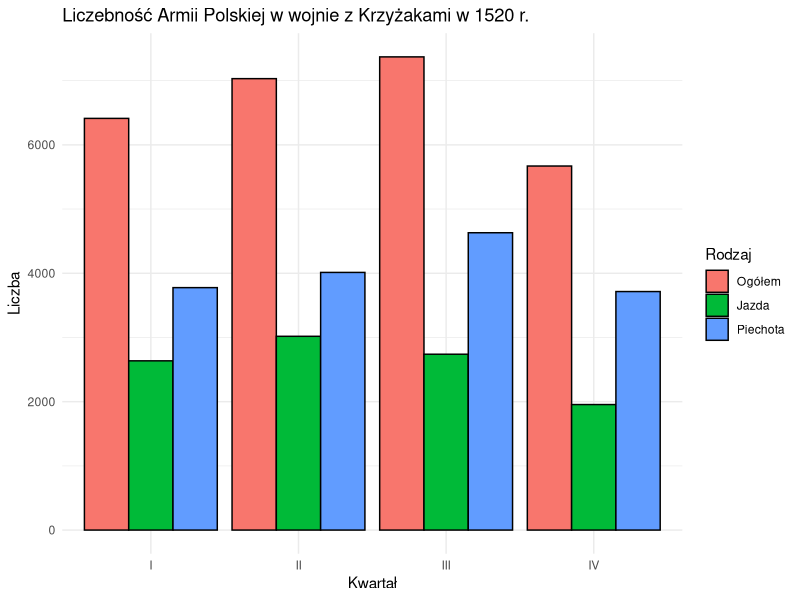
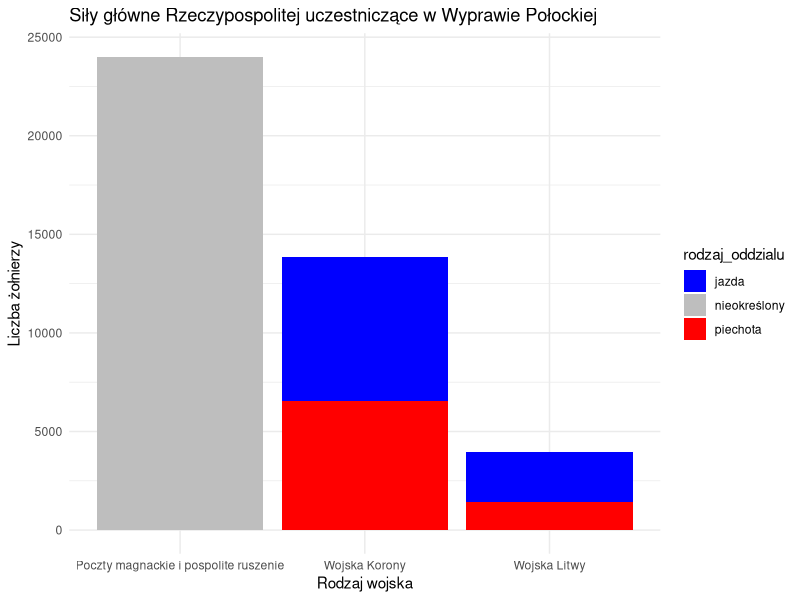
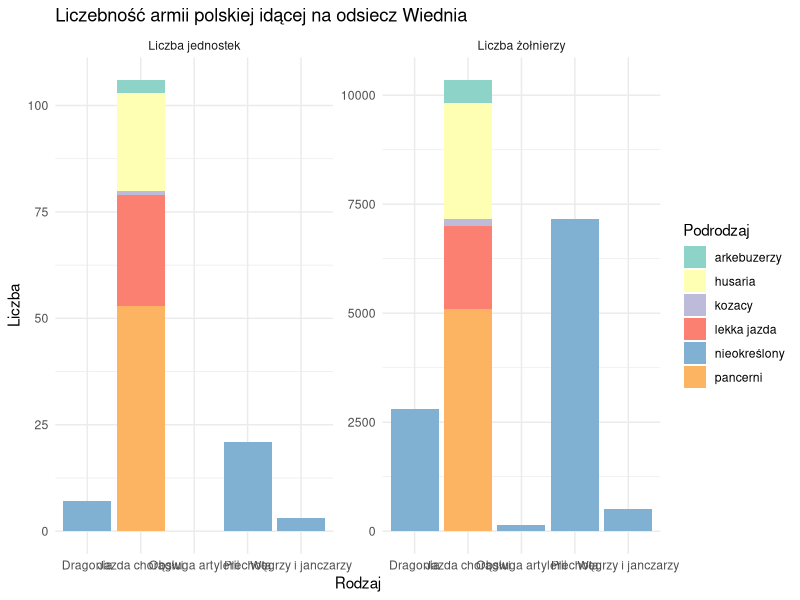

Write the R code that produced these figures, in order.
library(ggplot2)
library(reshape2)
library(tidyr)

# ------------------------------------------------------------------------------
# KRZYŻACY
# ------------------------------------------------------------------------------
df <- read.table("./data/krzyzacy.txt", header = TRUE, sep = ';', colClasses = c("character", "numeric", "numeric", "numeric"))
head(df)

melted_df <- melt(df, id.vars = "Kwartały", variable.name = "Rodzaj", value.name = "Liczba")
head(melted_df)

ggplot(melted_df, aes(x = Kwartały, y = Liczba, fill = Rodzaj)) +
  geom_bar(stat = "identity", position = "dodge", color = "black") +
  labs(title = "Liczebność Armii Polskiej w wojnie z Krzyżakami w 1520 r. ",
       x = "Kwartał",
       y = "Liczba",
       fill = "Rodzaj") +
  theme_minimal()

# ------------------------------------------------------------------------------
# WYPRAWA POŁOCKA
# ------------------------------------------------------------------------------
df <- read.table("./data/wyprawa_polocka.txt", header = TRUE, sep = ";", colClasses = c("character", "character", "numeric"))
head(df)

df <- df %>%
  fill("rodzaj.wojska") %>%
  spread(key = "rodzaj.oddziału", value = "liczba", fill = 0)

df <- tidyr::pivot_longer(df, cols = -rodzaj.wojska, names_to = "rodzaj_oddzialu", values_to = "liczba")
head(df)

ggplot(df, aes(x = rodzaj.wojska, y = liczba, fill = rodzaj_oddzialu)) +
  geom_bar(stat = "identity") +
  labs(title = "Siły główne Rzeczypospolitej uczestniczące w Wyprawie Połockiej",
       x = "Rodzaj wojska",
       y = "Liczba żołnierzy") +
  scale_fill_manual(values = c("jazda" = "blue", "piechota" = "red", "nieokreślony" = "gray")) +
  theme_minimal()

# ------------------------------------------------------------------------------
# ODSIECZ WIEDEŃSKA
# ------------------------------------------------------------------------------
df <- read.table("./data/odsiecz_wiednia.txt", header = TRUE, sep = ';', colClasses = c("character", "character", "numeric", "numeric"))
head(df)

df_long <- df %>%
  pivot_longer(cols = c("Liczba.jednostek", "Liczba.żołnierzy"), names_to = "Typ", values_to = "Liczba")

df_long$Typ <- gsub("\\.", " ", df_long$Typ)
head(df_long)

ggplot(df_long, aes(x = Rodzaj, y = Liczba, fill = Podrodzaj)) +
  geom_bar(stat = "identity", position = "stack") +
  facet_wrap(~Typ, scales = "free_y") +
  labs(title = "Liczebność armii polskiej idącej na odsiecz Wiednia",
       x = "Rodzaj",
       y = "Liczba") +
  scale_fill_brewer(palette = "Set3") +
  theme_minimal()
